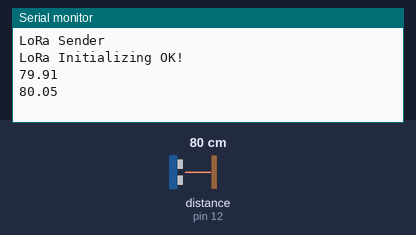
Recording of a sketch running on a simulated Arduino Uno, built with avr-gcc and run on an emulated ATmega328P. Parts: the last lines printed to the serial monitor. Wiring (inferred from the names in the program): ultrasonic range finder: trigger pin 13; echo pin 12. The inputs (shaded band) are chosen by the test bench; at power-on: distance to the obstacle (sensor on pin 12) 80 cm. The echo pulse lasts 58.3 µs per cm; no radio packets arrive unless stated.

Above: at 4.8 s.
4.9 s: distance to the obstacle (sensor on pin 12) set to 2 cm
At 9.5 s:
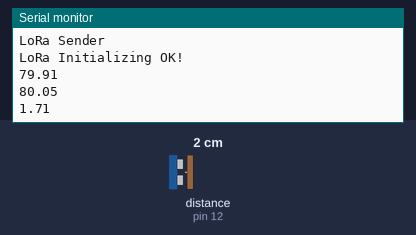
9.9 s: distance to the obstacle (sensor on pin 12) set to 4 cm
At 12.5 s:
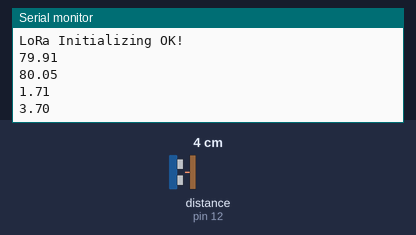
Timing chart, 0 to 14.0 s (numbered marks = the images above; inputs shaded):
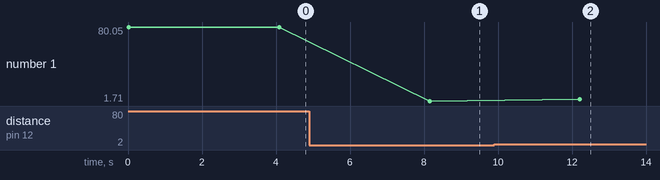

The sketch:

Transmitter_Master.ino
```cpp
#include <SPI.h>
#include <LoRa.h>

//define the pins used by the transceiver module
#define ss 5
#define rst 14
#define dio0 2
#define trigPin1 13
#define echoPin1 12

void setup() {
  pinMode(trigPin1, OUTPUT);
  pinMode(echoPin1, INPUT);
  //initialize Serial Monitor
  Serial.begin(115200);
  while (!Serial);
  Serial.println("LoRa Sender");

  //setup LoRa transceiver module
  LoRa.setPins(ss, rst, dio0);

  //replace the LoRa.begin(---E-) argument with your location's frequency
  //433E6 for Asia
  //866E6 for Europe
  //915E6 for North America
  while (!LoRa.begin(433E6)) {
    Serial.println(".");
    delay(500);
  }
   // Change sync word (0xF3) to match the receiver
  // The sync word assures you don't get LoRa messages from other LoRa transceivers
  // ranges from 0-0xFF
  LoRa.setSyncWord(0xF3);
  Serial.println("LoRa Initializing OK!");
}

void loop() {
float d1 = 0.01723 * readDistance(trigPin1, echoPin1);
  //Send LoRa packet to receiver
  LoRa.beginPacket();
  LoRa.print(d1);
  Serial.print(d1);
  Serial.println("\n");
  LoRa.endPacket();
  delay(4000);
}
long readDistance(int trigPin, int echoPin)
{
  pinMode(trigPin, OUTPUT);
  digitalWrite(trigPin, LOW);
  delayMicroseconds(2);
  digitalWrite(trigPin, HIGH);
  delayMicroseconds(10);
  digitalWrite(trigPin, LOW);
  pinMode(echoPin, INPUT);
  return pulseIn(echoPin, HIGH);
}
```

Measured:
- after the input at 4.9 s, the serial monitor: prints a new line after 3.3 s (image 1)
- after the input at 9.9 s, the serial monitor: prints a new line after 2.3 s (image 2)
- plotted number 1: 80.05 → 1.71 after the input at 4.9 s, 1.71 → 3.7 after the input at 9.9 s
